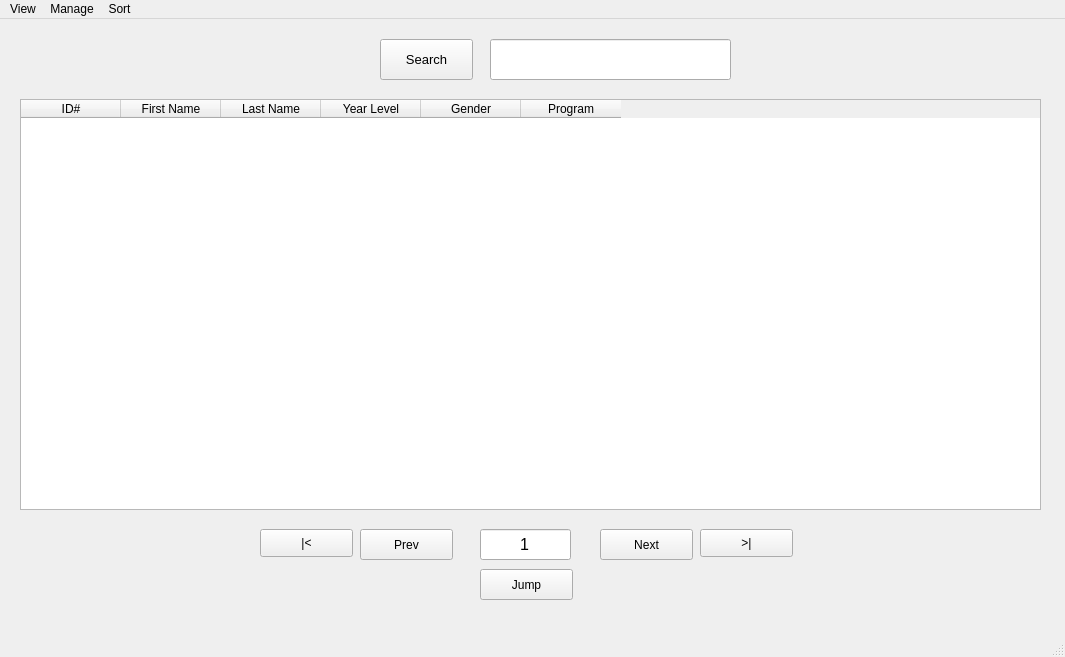
<?xml version="1.0" encoding="UTF-8"?>
<ui version="4.0">
 <class>StudentWindow</class>
 <widget class="QMainWindow" name="StudentWindow">
  <property name="geometry">
   <rect>
    <x>0</x>
    <y>0</y>
    <width>1065</width>
    <height>657</height>
   </rect>
  </property>
  <property name="windowTitle">
   <string>Student Window</string>
  </property>
  <widget class="QWidget" name="centralwidget">
   <widget class="QTableWidget" name="studentTable">
    <property name="geometry">
     <rect>
      <x>20</x>
      <y>80</y>
      <width>1021</width>
      <height>411</height>
     </rect>
    </property>
    <attribute name="verticalHeaderVisible">
     <bool>false</bool>
    </attribute>
    <attribute name="verticalHeaderHighlightSections">
     <bool>false</bool>
    </attribute>
    <column>
     <property name="text">
      <string>ID#</string>
     </property>
    </column>
    <column>
     <property name="text">
      <string>First Name</string>
     </property>
    </column>
    <column>
     <property name="text">
      <string>Last Name</string>
     </property>
    </column>
    <column>
     <property name="text">
      <string>Year Level</string>
     </property>
    </column>
    <column>
     <property name="text">
      <string>Gender</string>
     </property>
    </column>
    <column>
     <property name="text">
      <string>Program</string>
     </property>
    </column>
   </widget>
   <widget class="QPushButton" name="prevButton">
    <property name="geometry">
     <rect>
      <x>360</x>
      <y>510</y>
      <width>93</width>
      <height>31</height>
     </rect>
    </property>
    <property name="text">
     <string>Prev</string>
    </property>
   </widget>
   <widget class="QPushButton" name="nextButton">
    <property name="geometry">
     <rect>
      <x>600</x>
      <y>510</y>
      <width>93</width>
      <height>31</height>
     </rect>
    </property>
    <property name="text">
     <string>Next</string>
    </property>
   </widget>
   <widget class="QLineEdit" name="pageNum">
    <property name="geometry">
     <rect>
      <x>480</x>
      <y>510</y>
      <width>91</width>
      <height>31</height>
     </rect>
    </property>
    <property name="font">
     <font>
      <pointsize>12</pointsize>
     </font>
    </property>
    <property name="text">
     <string>1</string>
    </property>
    <property name="alignment">
     <set>Qt::AlignCenter</set>
    </property>
    <property name="readOnly">
     <bool>false</bool>
    </property>
   </widget>
   <widget class="QLineEdit" name="searchBar">
    <property name="geometry">
     <rect>
      <x>490</x>
      <y>20</y>
      <width>241</width>
      <height>41</height>
     </rect>
    </property>
    <property name="font">
     <font>
      <pointsize>12</pointsize>
     </font>
    </property>
    <property name="text">
     <string/>
    </property>
   </widget>
   <widget class="QPushButton" name="searchButton">
    <property name="geometry">
     <rect>
      <x>380</x>
      <y>20</y>
      <width>93</width>
      <height>41</height>
     </rect>
    </property>
    <property name="font">
     <font>
      <pointsize>10</pointsize>
     </font>
    </property>
    <property name="text">
     <string>Search</string>
    </property>
   </widget>
   <widget class="QPushButton" name="pushButton_2">
    <property name="geometry">
     <rect>
      <x>260</x>
      <y>510</y>
      <width>93</width>
      <height>28</height>
     </rect>
    </property>
    <property name="text">
     <string>|&lt;</string>
    </property>
   </widget>
   <widget class="QPushButton" name="pushButton_5">
    <property name="geometry">
     <rect>
      <x>700</x>
      <y>510</y>
      <width>93</width>
      <height>28</height>
     </rect>
    </property>
    <property name="text">
     <string>&gt;|</string>
    </property>
   </widget>
   <widget class="QPushButton" name="jump">
    <property name="geometry">
     <rect>
      <x>480</x>
      <y>550</y>
      <width>93</width>
      <height>31</height>
     </rect>
    </property>
    <property name="text">
     <string>Jump</string>
    </property>
   </widget>
  </widget>
  <widget class="QMenuBar" name="menubar">
   <property name="geometry">
    <rect>
     <x>0</x>
     <y>0</y>
     <width>1065</width>
     <height>26</height>
    </rect>
   </property>
   <widget class="QMenu" name="menuView">
    <property name="title">
     <string>View</string>
    </property>
    <addaction name="separator"/>
    <addaction name="viewPrograms"/>
    <addaction name="viewColleges"/>
   </widget>
   <widget class="QMenu" name="menuManage">
    <property name="title">
     <string>Manage</string>
    </property>
    <addaction name="addStudent"/>
    <addaction name="deleteStudent"/>
    <addaction name="editStudent"/>
    <addaction name="refreshTable"/>
   </widget>
   <widget class="QMenu" name="menuSort">
    <property name="title">
     <string>Sort</string>
    </property>
    <addaction name="sortID"/>
    <addaction name="sortFirstName"/>
    <addaction name="sortLastName"/>
    <addaction name="sortYearLevel"/>
    <addaction name="sortGender"/>
    <addaction name="sortProgram"/>
   </widget>
   <addaction name="menuView"/>
   <addaction name="menuManage"/>
   <addaction name="menuSort"/>
  </widget>
  <widget class="QStatusBar" name="statusbar"/>
  <action name="viewPrograms">
   <property name="text">
    <string>Programs</string>
   </property>
  </action>
  <action name="viewColleges">
   <property name="text">
    <string>Colleges</string>
   </property>
  </action>
  <action name="addStudent">
   <property name="text">
    <string>Add Student</string>
   </property>
  </action>
  <action name="deleteStudent">
   <property name="text">
    <string>Delete Student</string>
   </property>
  </action>
  <action name="editStudent">
   <property name="text">
    <string>Edit Student</string>
   </property>
  </action>
  <action name="sortID">
   <property name="text">
    <string>ID#</string>
   </property>
  </action>
  <action name="sortFirstName">
   <property name="text">
    <string>First Name</string>
   </property>
  </action>
  <action name="sortLastName">
   <property name="text">
    <string>Last Name</string>
   </property>
  </action>
  <action name="sortYearLevel">
   <property name="text">
    <string>Year Level</string>
   </property>
  </action>
  <action name="sortGender">
   <property name="text">
    <string>Gender</string>
   </property>
  </action>
  <action name="sortProgram">
   <property name="text">
    <string>Program</string>
   </property>
  </action>
  <action name="refreshTable">
   <property name="text">
    <string>Refresh Table</string>
   </property>
  </action>
 </widget>
 <resources/>
 <connections/>
</ui>
